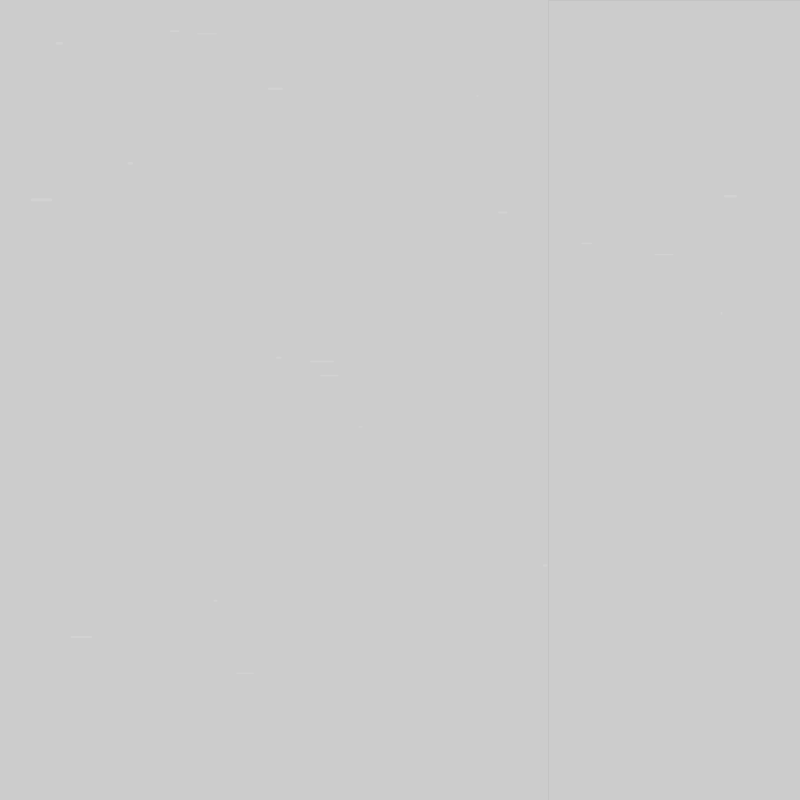
Frame 1 (no input)
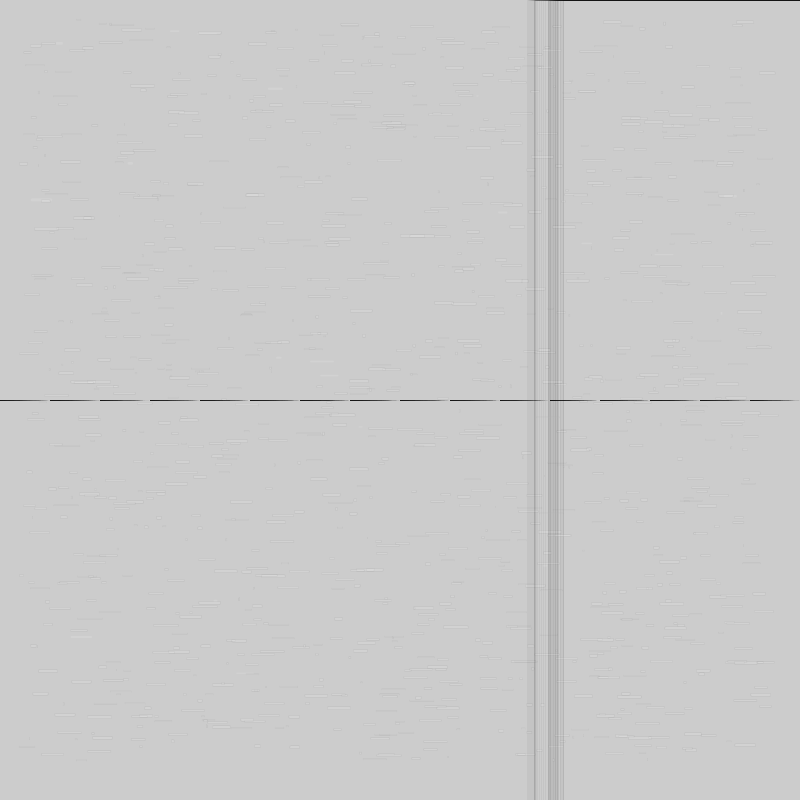
Frame 60 (the mouse pressed at the canvas centre just before this capture)
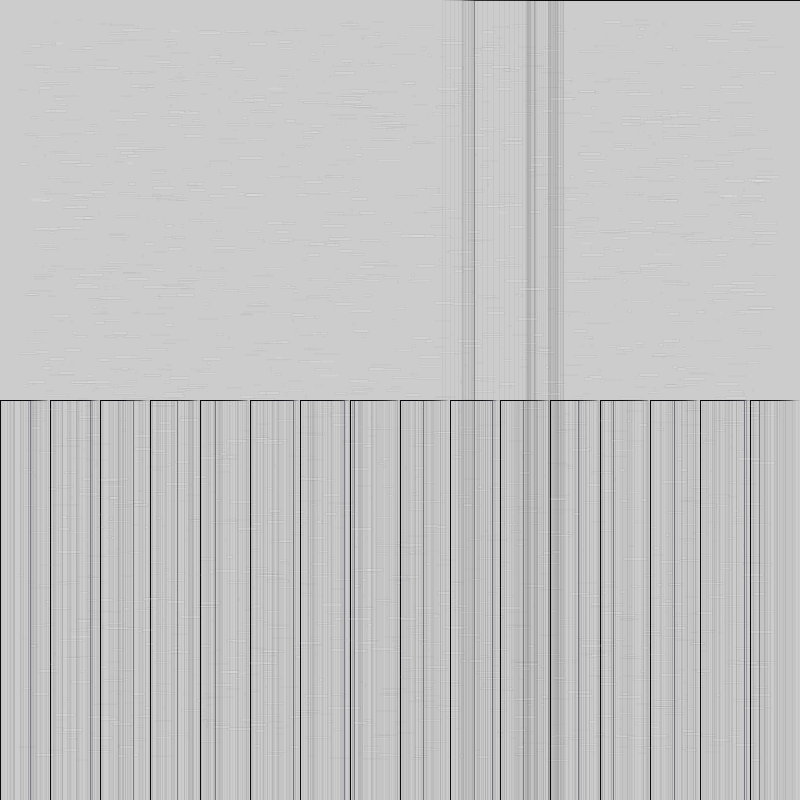
Frame 120 (the mouse held since frame 60 and released just before this capture)

The Processing sketch that drew these frames (run headless with seeded random() and noise(); from frame 60 on, the mouse is pressed at the canvas centre):

// Processing sketch: processing_163311
// ── processing_163311.pde

// Make position array
float[] xRay = new float [20];
float[] yRay = new float [20];
float xoff = 0.0;
int timer = 0;

void setup() {
  size(800, 800);
  noiseSeed(0);
  noStroke();
  smooth();
}

void draw() {



  // Intialize position arrays
  for (int i = 0; i <20; i++) {
    xRay[i] = random(1, 40);
    yRay[i] = random(1, 40);
  }


  fill(255,255,255,30);

  // Create 20 rectangles around the canvas randomly
  for (int i =0; i < 20; i++) { 
    rect(xRay[i]*19, yRay[i]*19, random(25), random(1, 3),xRay[i]*19, yRay[i]*19, random(25), random(1, 3));
  }

  noFill();
  switch (timer) {   // my brother tried showing me this code to put color into the bottom idk how effictive it is?
  case 100:
    stroke(0, 0, random(255), 100); 
    break;
  case 200:
    stroke(0, random(255), 0, 100); 
    break;
  case 300:  
    stroke(random(255), 0, 0, 100); 
    break;
  case 400:  
    stroke(0, random(255), random(255), 100); 
    break;
  case 500:  
    stroke(random(255), 0, random(255), 100); 
    break;
  case 600:  
    stroke(random(255), random(255), 0, 100); 
    break;
  case 700:  
    stroke(random(255), 0, 0, 100); 
    break;
  case 800:  
    stroke(0, 0, random(255), 100); 
    break;
  case 900:  
    stroke(0, random(255), 0, 100); 
    break;
  case 1000: 
    stroke(0, 0, random(255), 100); 
    break;
  }
  drawCircle(2);
  timer++;
}

void drawCircle(int numCir) {
  for (int i =0; i < 17; i ++) {
    rect(i * 50, height/2, random(50), mouseX);
  }

  stroke(0, 10);

  xoff = xoff + .01;    // wanted to play with noise function modified from noiseSeed example on processing.org
  float n = noise(xoff) * width;
  rect(n, 0, n, height);
}
